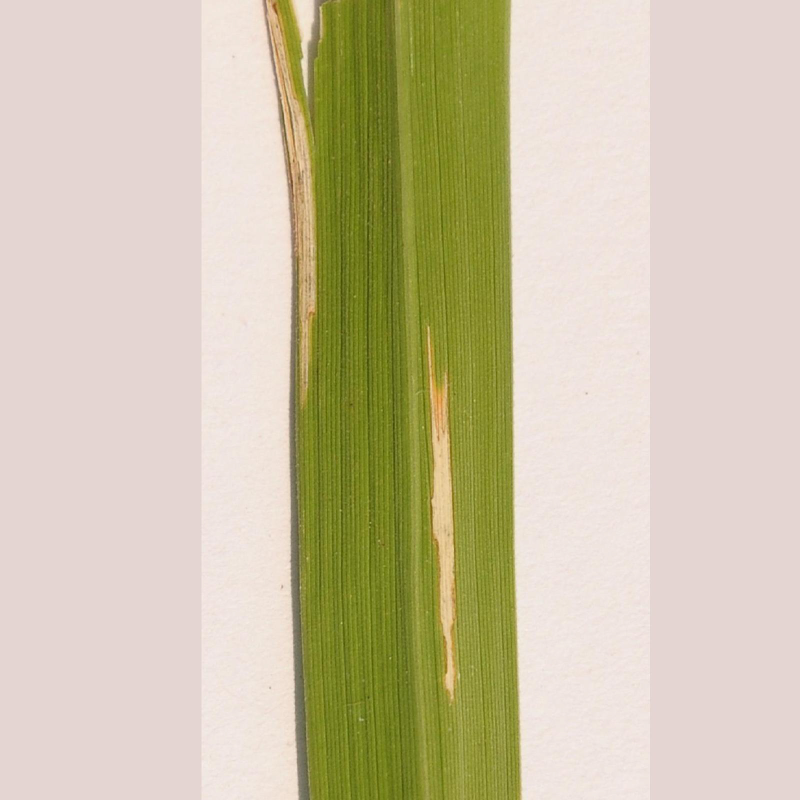
#> input picture data/12-test/bacterial_leaf_blight_00005_bacterial-252_JPG_JPG.rf.D2zhnTIL5ourSbukIZnv.JPG, 1600 x 1600 px (shown at 1/2 size)
$ python generate_augmentation_figure.py --image ../../data/12-test/bacterial_leaf_blight_00005_bacterial-252_JPG_JPG.rf.D2zhnTIL5ourSbukIZnv.JPG
#> lines starting #> are read from the running program, lines starting #| are printed output that depends on the picture
"""
generate_augmentation_figure.py
Tạo figure minh họa augmentation cho thesis — chạy độc lập, không cần import project.

Usage:
    python generate_augmentation_figure.py \
        --image path/to/image.jpg \
        --output path/to/augmentation_figure.png
"""

import argparse
import random
import sys
from pathlib import Path

import cv2
import numpy as np
import matplotlib
matplotlib.use("Agg")
import matplotlib.pyplot as plt


# ── Augmentation functions (khớp đúng params thesis) ─────────────────────────

def aug_original(img):
    return img.copy()

def aug_fliplr(img):
    return cv2.flip(img, 1)

def aug_flipud(img):
    return cv2.flip(img, 0)

def aug_rotation(img, angle=10):
    h, w = img.shape[:2]
    M = cv2.getRotationMatrix2D((w // 2, h // 2), angle, 1.0)
    return cv2.warpAffine(img, M, (w, h), borderMode=cv2.BORDER_REFLECT)

def aug_translation(img, ratio=0.10):
    h, w = img.shape[:2]
    M = np.float32([[1, 0, int(w * ratio)], [0, 1, int(h * ratio * 0.5)]])
    return cv2.warpAffine(img, M, (w, h), borderMode=cv2.BORDER_REFLECT)

def aug_scale(img, factor=0.75):
    h, w = img.shape[:2]
    nh, nw = int(h * factor), int(w * factor)
    resized = cv2.resize(img, (nw, nh))
    pad_top    = (h - nh) // 2
    pad_bottom = h - nh - pad_top
    pad_left   = (w - nw) // 2
    pad_right  = w - nw - pad_left
    return cv2.copyMakeBorder(resized, pad_top, pad_bottom,
                              pad_left, pad_right, cv2.BORDER_REFLECT)

def aug_hsv(img):
    hsv = cv2.cvtColor(img, cv2.COLOR_RGB2HSV).astype(np.float32)
    hsv[:, :, 0] = np.clip(hsv[:, :, 0] + 0.015 * 180 * np.random.uniform(-1, 1), 0, 179)
    hsv[:, :, 1] = np.clip(hsv[:, :, 1] * np.random.uniform(0.3, 1.7), 0, 255)
    hsv[:, :, 2] = np.clip(hsv[:, :, 2] * np.random.uniform(0.6, 1.4), 0, 255)
    return cv2.cvtColor(hsv.astype(np.uint8), cv2.COLOR_HSV2RGB)

def aug_mosaic(img):
    h, w = img.shape[:2]
    hh, hw = h // 2, w // 2
    tiles = [
        img.copy(),
        aug_fliplr(img),
        aug_rotation(img, 8),
        aug_hsv(img),
    ]
    canvas = np.zeros((h, w, 3), dtype=np.uint8)
    canvas[:hh, :hw]  = cv2.resize(tiles[0], (hw, hh))
    canvas[:hh, hw:]  = cv2.resize(tiles[1], (w - hw, hh))
    canvas[hh:, :hw]  = cv2.resize(tiles[2], (hw, h - hh))
    canvas[hh:, hw:]  = cv2.resize(tiles[3], (w - hw, h - hh))
    cv2.line(canvas, (hw, 0), (hw, h), (200, 200, 200), 1)
    cv2.line(canvas, (0, hh), (w, hh), (200, 200, 200), 1)
    return canvas

def aug_random_crop(img, size=380):
    big = cv2.resize(img, (int(img.shape[1] * 1.18), int(img.shape[0] * 1.18)))
    bh, bw = big.shape[:2]
    y0 = random.randint(0, max(0, bh - size))
    x0 = random.randint(0, max(0, bw - size))
    crop = big[y0:y0 + size, x0:x0 + size]
    return cv2.resize(crop, (size, size))

def aug_grayscale(img):
    gray = cv2.cvtColor(img, cv2.COLOR_RGB2GRAY)
    return cv2.cvtColor(gray, cv2.COLOR_GRAY2RGB)


# ── Panel definitions ─────────────────────────────────────────────────────────

YOLO_PANELS = [
    ("Original",                     aug_original),
    ("Horizontal Flip\n(p = 0.50)",  aug_fliplr),
    ("Vertical Flip\n(p = 0.10)",    aug_flipud),
    ("Rotation\n(± 10°)",            lambda i: aug_rotation(i, 10)),
    ("Translation\n(0.10)",          aug_translation),
    ("Scaling\n(0.50)",              aug_scale),
    ("HSV Jitter\n(H=0.015 S=0.70 V=0.40)", aug_hsv),
    ("Mosaic\n(p = 1.00)",           aug_mosaic),
]

EFF_PANELS = [
    ("Original\n(380 × 380)",        lambda i: cv2.resize(i, (380, 380))),
    ("Random Crop\n(380 × 380)",     aug_random_crop),
    ("Horizontal Flip",              aug_fliplr),
    ("Vertical Flip",                aug_flipud),
    ("Color Jitter\n(HSV)",          aug_hsv),
    ("Grayscale\n(occasional)",      aug_grayscale),
]


# ── Draw helper ───────────────────────────────────────────────────────────────

def make_figure(src_rgb, panels, title, nrows, ncols, out_path: Path, dpi=150):
    fig, axes = plt.subplots(nrows, ncols, figsize=(ncols * 3.8, nrows * 3.6))
    fig.patch.set_facecolor("white")
    fig.suptitle(title, fontsize=13, fontweight="bold", y=1.015)

    for i, ax in enumerate(axes.flat):
        if i < len(panels):
            label, fn = panels[i]
            out_img = fn(src_rgb.copy())
            ax.imshow(out_img)
            ax.set_title(label, fontsize=9.5, pad=6, linespacing=1.45)
            for spine in ax.spines.values():
                spine.set_visible(True)
                spine.set_edgecolor("#cccccc")
                spine.set_linewidth(0.7)
        else:
            ax.set_visible(False)
        ax.set_xticks([])
        ax.set_yticks([])

    plt.tight_layout(pad=0.9, w_pad=0.6, h_pad=1.3)
    out_path.parent.mkdir(parents=True, exist_ok=True)
    plt.savefig(str(out_path), dpi=dpi, bbox_inches="tight",
                facecolor="white", edgecolor="none")
    plt.close()
    print(f"[OK] Saved → {out_path}")


# ── Main ──────────────────────────────────────────────────────────────────────

def main():
    parser = argparse.ArgumentParser(
        description="Generate augmentation figure for thesis."
    )
    parser.add_argument("--image",  type=str, required=True,
                        help="Path to a sample leaf image (.jpg/.png)")
    parser.add_argument("--output", type=str,
                        default="outputs/visualizations/augmentation_figure.png",
                        help="Output path for the combined figure")
    parser.add_argument("--dpi",    type=int, default=150)
    args = parser.parse_args()

    img_path = Path(args.image)
    if not img_path.exists():
        print(f"[ERROR] Image not found: {img_path}")
        sys.exit(1)

    img_bgr = cv2.imread(str(img_path))
#> img_bgr is the input picture: shape (1600, 1600, 3); mean B, G, R 167.4, 195.6, 204.6
    if img_bgr is None:
        print(f"[ERROR] Cannot read image: {img_path}")
        sys.exit(1)

    src_rgb = cv2.cvtColor(img_bgr, cv2.COLOR_BGR2RGB)
    # Resize to square 380×380 as base
    src_rgb = cv2.resize(src_rgb, (380, 380))
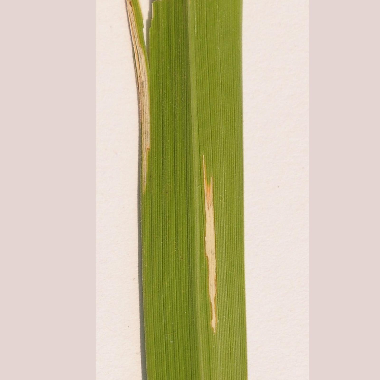
#> src_rgb: shape (380, 380, 3); mean R, G, B 204.5, 195.5, 167.4
    print(f"[INFO] Loaded: {img_path.name}  →  {src_rgb.shape}")
#| [INFO] Loaded: bacterial_leaf_blight_00005_bacterial-252_JPG_JPG.rf.D2zhnTIL5ourSbukIZnv.JPG  →  (380, 380, 3)

    out_base = Path(args.output)

    # Figure (a): YOLO — 2 rows × 4 cols
    make_figure(
        src_rgb, YOLO_PANELS,
        "(a) YOLO Detector — Training Augmentation Examples",
        nrows=2, ncols=4,
        out_path=out_base.parent / (out_base.stem + "_yolo" + out_base.suffix),
        dpi=args.dpi,
    )
#> the loop in make_figure, `for i, ax in enumerate(axes.flat):` made 8 passes
#> pass 2, in make_figure, `out_img = fn(src_rgb.copy())`:
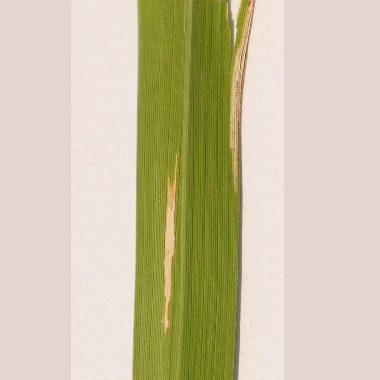
#> out_img: shape (380, 380, 3); mean R, G, B 204.5, 195.5, 167.4
#> pass 3, in make_figure, `out_img = fn(src_rgb.copy())`:
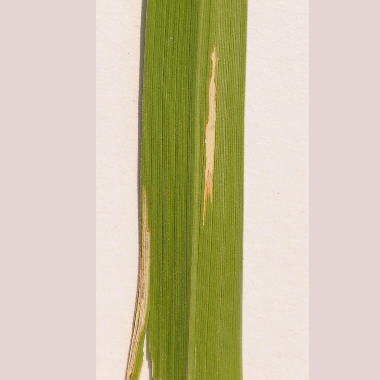
#> out_img: shape (380, 380, 3); mean R, G, B 204.5, 195.5, 167.4
#> in make_figure, `plt.savefig(str(out_path), dpi=dpi, bbox_inches="tight", facecolor="wh..`:
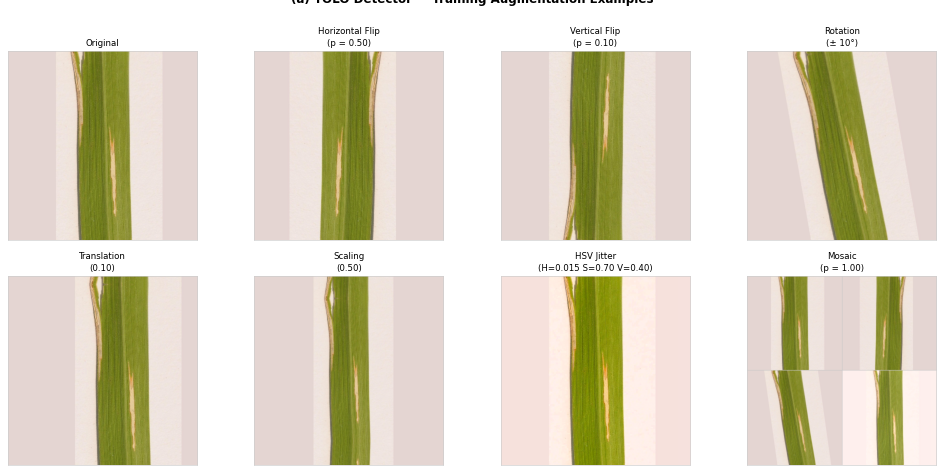
#> figure drawn by matplotlib, 8 panels

    # Figure (b): EfficientNet — 2 rows × 3 cols
    make_figure(
        src_rgb, EFF_PANELS,
        "(b) EfficientNet-B4 Classifier — Training Augmentation Examples",
        nrows=2, ncols=3,
        out_path=out_base.parent / (out_base.stem + "_efficientnet" + out_base.suffix),
        dpi=args.dpi,
    )
#> call 2 of make_figure, with nrows = 2, ncols = 3, dpi = 150
#> the loop in make_figure (call 2), `for i, ax in enumerate(axes.flat):` made 6 passes
#> pass 2, in aug_random_crop, `big = cv2.resize(img, (int(img.shape[1] * 1.18), int(img.shape[0] * 1...`:
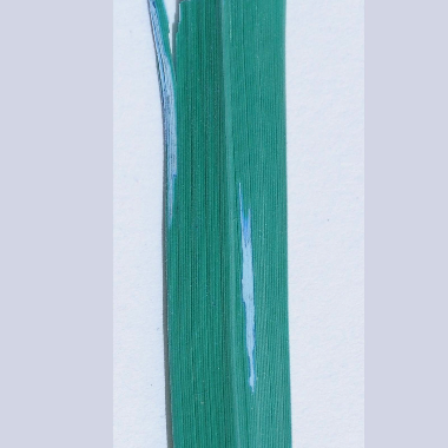
#> big: shape (448, 448, 3); mean of channels 0, 1, 2 204.5, 195.5, 167.3; drawn as B, G, R
#> pass 2, in aug_random_crop, `crop = big[y0:y0 + size, x0:x0 + size]`:
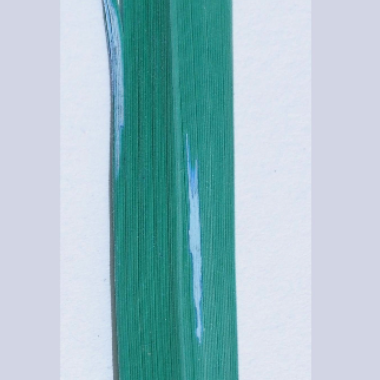
#> crop: shape (380, 380, 3); mean of channels 0, 1, 2 200.4, 192.4, 160; drawn as B, G, R
#> in make_figure (call 2), `plt.savefig(str(out_path), dpi=dpi, bbox_inches="tight", facecolor="wh..`:
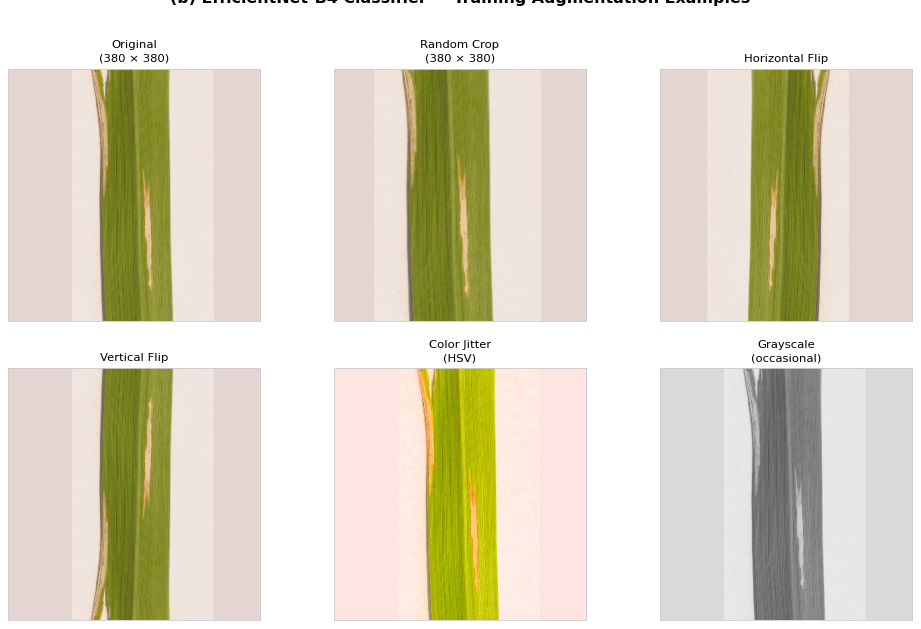
#> figure drawn by matplotlib, 6 panels

    print("[DONE] Both figures saved.")


if __name__ == "__main__":
    random.seed(0)
    np.random.seed(0)
    main()
